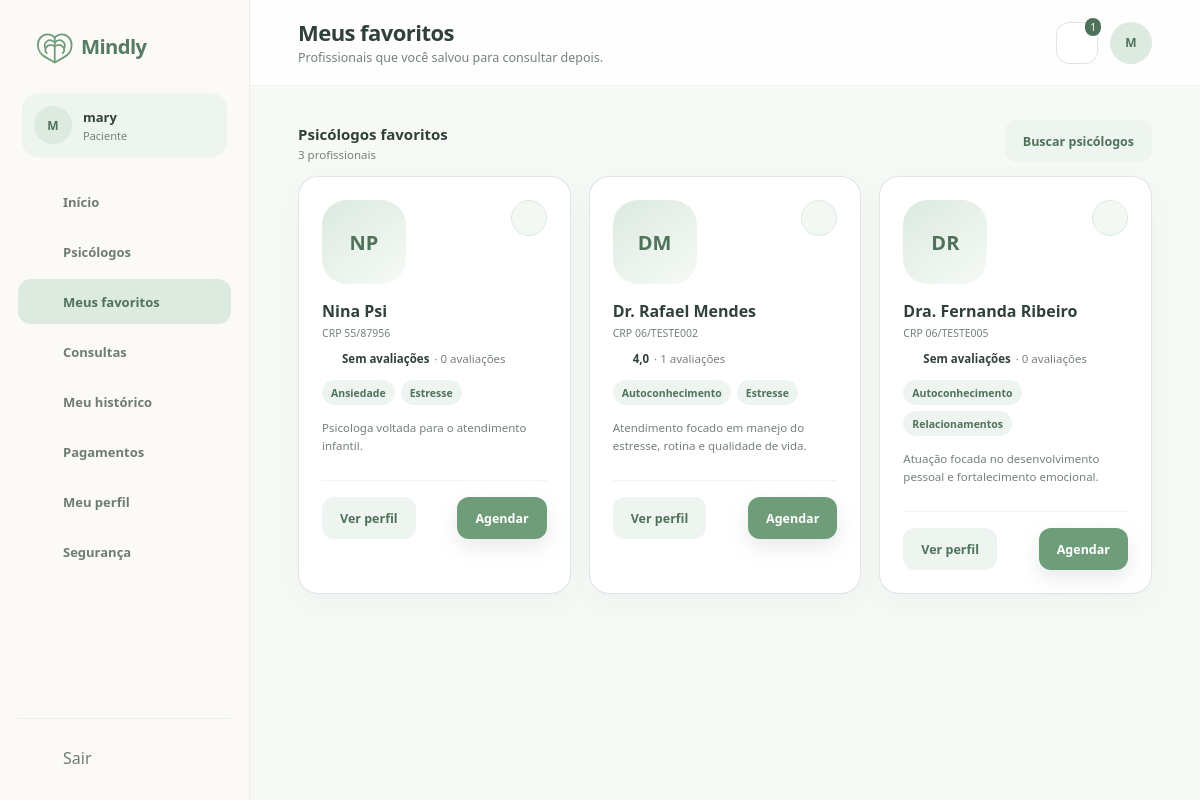
Screenshot of /view/meusFavoritos.php (signed in) with the database file from the repository.
### tables this page shows
CREATE TABLE `usuarios` (
  `id` bigint(20) UNSIGNED NOT NULL,
  `nome` varchar(150) NOT NULL,
  `email` varchar(190) NOT NULL,
  `senha_hash` varchar(255) NOT NULL,
  `papel` enum('paciente','psicologo','admin') NOT NULL,
  `telefone` varchar(20) DEFAULT NULL,
  `avatar_url` varchar(500) DEFAULT NULL,
  `status` enum('pendente','ativo','suspenso','inativo') NOT NULL DEFAULT 'ativo',
  `email_verificado_em` datetime DEFAULT NULL,
  `ultimo_acesso_em` datetime DEFAULT NULL,
  `criado_em` timestamp NOT NULL DEFAULT current_timestamp(),
  `atualizado_em` timestamp NOT NULL DEFAULT current_timestamp() ON UPDATE current_timestamp()
);

CREATE TABLE `psicologos` (
  `usuario_id` bigint(20) UNSIGNED NOT NULL,
  `crp` varchar(24) NOT NULL,
  `nome_profissional` varchar(150) DEFAULT NULL,
  `area_atuacao` varchar(150) DEFAULT NULL,
  `biografia` text DEFAULT NULL,
  `abordagem` text DEFAULT NULL,
  `valor_consulta` decimal(10,2) NOT NULL DEFAULT 0.00,
  `duracao_padrao_minutos` smallint(5) UNSIGNED NOT NULL DEFAULT 50,
  `status_verificacao` enum('pendente','aprovado','rejeitado') NOT NULL DEFAULT 'pendente',
  `verificado_em` datetime DEFAULT NULL,
  `criado_em` timestamp NOT NULL DEFAULT current_timestamp(),
  `atualizado_em` timestamp NOT NULL DEFAULT current_timestamp() ON UPDATE current_timestamp()
);

### model/Database.php (called while the page is built, shortened)
<?php
function config(): array
{
    static $config;
    if ($config === null) {
        $config = require __DIR__ . '/../config.example.php';
        $local = __DIR__ . '/../config/local.php';
        if (is_file($local))
            $config = array_replace($config, require $local);
    }
    return $config;
}
function db(): PDO
{
    static $pdo;
    if (!$pdo) {
        $c = config();
        $pdo = new PDO("mysql:host={$c['db_host']};port={$c['db_port']};dbname=mindly;charset=utf8mb4", $c['db_user'], $c['db_password'], [PDO::ATTR_ERRMODE => PDO::ERRMODE_EXCEPTION, PDO::ATTR_DEFAULT_FETCH_MODE => PDO::FETCH_ASSOC, PDO::ATTR_EMULATE_PREPARES => false]);
        $pdo->exec("SET time_zone = '+00:00'");
    }
    return $pdo;
}
function query(string $sql, array $params = []): PDOStatement
{
    $stmt = db()->prepare($sql);
    $stmt->execute($params);
    return $stmt;
}
function accountById($id)
{
    return query('SELECT u.*, p.status_verificacao FROM usuarios u LEFT JOIN psicologos p ON p.usuario_id=u.id WHERE u.id=?', [$id])->fetch();
}

### controller/Auth.php (called while the page is built, shortened)
<?php
require_once __DIR__ . '/../model/Database.php';
function e($value): string
{
    return htmlspecialchars((string) $value, ENT_QUOTES | ENT_SUBSTITUTE, 'UTF-8');
}
function accountProblem(array $user): ?string
{
    return null;
}
function requireRole(string $role): array
{
    try {
        $user = accountById($_SESSION['user_id']);
    } catch (Throwable $ex) {
        http_response_code(503);
        exit('Serviço temporariamente indisponível.');
    }
    return $user;
}

### controller/DadosController.php (called while the page is built, shortened)
<?php
require_once __DIR__ . '/../model/MindlyData.php';
function requestText(string $key): string
{
    return isset($_GET[$key]) && is_string($_GET[$key]) ? mb_substr(trim($_GET[$key]), 0, 190) : '';
}
function pageData(string $page, array $user): array
{
    $model = new MindlyData($user);
    $d = ['notificacoes' => $model->notifications(), 'consulta' => null, 'profissional' => null, 'horarios' => [], 'busca' => requestText('q')];
    switch ($page) {
        case 'meusFavoritos.php':
            $d['profissionais'] = $model->favorites();
            break;
    }
    $d['anterior'] = $_SESSION['operacao_anterior'] ?? [];
    return $d;
}
function loadPageData(string $page, array $user): array
{
    try {
        return pageData($page, $user);
    } catch (Throwable $error) {
        error_log('Mindly: falha ao consultar dados da página (' . get_class($error) . ').');
        http_response_code(503);
        exit('Não foi possível carregar os dados. Tente novamente mais tarde.');
    }
}

### model/MindlyData.php (called while the page is built, shortened)
<?php
require_once __DIR__ . '/Database.php';
final class MindlyData
{
    private int $id;
    public function __construct(array $user)
    {
        $this->id = (int) $user['id'];
        $this->role = $user['papel'];
    }
    private function professionalSelect(): string
    {
        return "SELECT p.usuario_id,u.avatar_url,p.crp,p.area_atuacao,p.biografia,p.abordagem,p.valor_consulta,p.duracao_padrao_minutos,p.status_verificacao,
            COALESCE(NULLIF(p.nome_profissional,''),u.nome) nome_profissional,
            (SELECT GROUP_CONCAT(e.nome ORDER BY e.nome SEPARATOR ', ') FROM psicologo_especialidades pe JOIN especialidades e ON e.id=pe.especialidade_id WHERE pe.psicologo_id=p.usuario_id) especialidades,
            (SELECT AVG(a.nota) FROM avaliacoes a JOIN consultas ac ON ac.id=a.consulta_id AND ac.psicologo_id=a.psicologo_id AND ac.paciente_id=a.paciente_id WHERE a.psicologo_id=p.usuario_id AND a.publicada=1 AND ac.status='concluida') nota,
            (SELECT COUNT(*) FROM avaliacoes a JOIN consultas ac ON ac.id=a.consulta_id AND ac.psicologo_id=a.psicologo_id AND ac.paciente_id=a.paciente_id WHERE a.psicologo_id=p.usuario_id AND a.publicada=1 AND ac.status='concluida') avaliacoes,
            (SELECT COUNT(*) FROM consultas pc WHERE pc.psicologo_id=p.usuario_id AND pc.status='concluida') atendimentos
            FROM psicologos p JOIN usuarios u ON u.id=p.usuario_id";
    }
    public function favorites(): array
    {
        return query($this->professionalSelect() . " JOIN favoritos f ON f.psicologo_id=p.usuario_id WHERE f.paciente_id=? AND p.status_verificacao='aprovado' AND u.status='ativo' ORDER BY f.criado_em DESC,p.usuario_id", [$this->id])->fetchAll();
    }
    public function notifications(): array
    {
        return query('SELECT id,titulo,mensagem,criado_em FROM notificacoes WHERE usuario_id=? AND lida_em IS NULL ORDER BY criado_em DESC,id DESC', [$this->id])->fetchAll();
    }
}

### view/meusFavoritos.php (the view, shortened to what this page needs)
<?php require_once __DIR__ . '/../controller/Auth.php'; $currentUser = requireRole('paciente'); ?>
<?php require_once __DIR__ . '/../controller/DadosController.php'; $d = loadPageData(basename(__FILE__), $currentUser); require_once __DIR__ . '/componentes/componentes.php'; require_once __DIR__ . '/componentes/dados.php'; ?>
<!DOCTYPE html><html lang="pt-BR"><head><link rel="stylesheet" href="../css/componentes.css"><link rel="stylesheet" href="../css/buscarPsicologos.css"></head><body>
<?php abrirLayout('paciente','favoritos','Meus favoritos','Profissionais que você salvou para consultar depois.',$currentUser['nome']); ?>
<div class="resultado-topo"><div><strong>Psicólogos favoritos</strong><span><?= count($d['profissionais']) ?> profissionais</span></div><a class="botao botao-suave" href="buscarPsicologos.php">Buscar psicólogos</a></div>
<div class="grade-profissionais"><?php foreach ($d['profissionais'] as $p): ?><article class="cartao profissional"><div class="topo-prof"><?php avatar($p,'avatar-foto grande'); ?><form method="post" action="../processamento/paciente.php" class="favorito-form"><?= csrfField() ?><input type="hidden" name="acao" value="desfavoritar"><input type="hidden" name="psicologo_id" value="<?= (int)$p['usuario_id'] ?>"><button class="favorito ativo" aria-label="Remover dos favoritos" title="Remover dos favoritos"><?= icon('heart') ?></button></form></div><h2><?= e($p['nome_profissional']) ?></h2><p class="crp">CRP <?= e($p['crp']) ?></p><div class="avaliacao"><?= icon('star') ?><strong><?= rating($p) ?></strong><span>· <?= (int)$p['avaliacoes'] ?> avaliações</span></div><div class="tags"><?php professionalTags($p); ?></div><p class="descricao"><?= e($p['biografia'] ? mb_strimwidth($p['biografia'],0,160,'…') : 'Biografia ainda não informada.') ?></p><div class="rodape-prof"><a class="botao botao-suave" href="<?= e(publicLink('perfilPsicologo.php',$p['usuario_id'])) ?>">Ver perfil</a><a class="botao botao-principal" href="<?= e(publicLink('agendarConsulta.php',$p['usuario_id'])) ?>">Agendar</a></div></article><?php endforeach; if (!$d['profissionais']): ?><article class="cartao profissional"><?php emptyState('Você ainda não adicionou psicólogos aos favoritos.'); ?><a class="botao botao-principal" href="buscarPsicologos.php">Encontrar psicólogo</a></article><?php endif; ?></div>
<?php fecharLayout(); ?></body></html>

### view/componentes/componentes.php (shortened to what this page needs)
<?php
function icon($name, $class = '')
{
    $svg = $icons[$name] ?? $icons['home'];
    return '<svg class="icone ' . $class . '" viewBox="0 0 24 24" aria-hidden="true">' . $svg . '</svg>';
}
function navItems($perfil)
{
    if ($perfil === 'paciente')
        return [
            ['dashboardPaciente.php', 'home', 'Início', 'inicio'],
            ['buscarPsicologos.php', 'search', 'Psicólogos', 'psicologos'],
            ['meusFavoritos.php', 'heart', 'Meus favoritos', 'favoritos'],
            ['minhasConsultas.php', 'calendar', 'Consultas', 'consultas'],
            ['prontuarioPaciente.php', 'file', 'Meu histórico', 'historico'],
            ['pagamentosPaciente.php', 'wallet', 'Pagamentos', 'pagamentos'],
            ['perfilPaciente.php', 'user', 'Meu perfil', 'perfil'],
            ['alterarSenha.php', 'lock', 'Segurança', 'seguranca'],
        ];
    return [
        ['dashboardAdmin.php', 'home', 'Visão geral', 'inicio'],
        ['usuariosAdmin.php', 'users', 'Usuários', 'usuarios'],
        ['atendimentosAdmin.php', 'video', 'Atendimentos', 'atendimentos'],
        ['relatoriosAdmin.php', 'chart', 'Relatórios', 'relatorios'],
    ];
}
function abrirLayout($perfil, $ativo, $titulo, $subtitulo, $nome)
{
    global $currentUser, $d;
    $nome = e($currentUser['nome']);
    $perfilLabel = $perfil === 'paciente' ? 'Paciente' : ($perfil === 'psicologo' ? 'Psicólogo(a)' : 'Administrador');
    $iniciais = e(mb_strtoupper(mb_substr($currentUser['nome'], 0, 1)));
    echo '<div class="app">';
    echo '<aside class="sidebar">';
    echo '<a class="sidebar-logo" href="home.php"><img src="../img/logo-mindly.svg" alt="Mindly"></a>';
    echo '<div class="perfil-lateral"><span class="avatar avatar-pequeno">' . $iniciais . '</span><div><strong>' . $nome . '</strong><span>' . $perfilLabel . '</span></div></div>';
    echo '<nav class="menu-lateral">';
    foreach (navItems($perfil) as $item) {
        [$href, $ico, $label, $key] = $item;
        $classe = $key === $ativo ? 'item-menu ativo' : 'item-menu';
        echo '<a class="' . $classe . '" href="' . $href . '">' . icon($ico) . '<span>' . $label . '</span></a>';
    }
    echo '</nav>';
    echo '<div class="sidebar-rodape"><form method="post" action="../processamento/auth.php">' . csrfField() . '<input type="hidden" name="acao" value="logout"><button class="item-menu" style="border:0;background:transparent;width:100%;cursor:pointer;font:inherit" type="submit">' . icon('logout') . '<span>Sair</span></button></form></div>';
    echo '</aside>';
    echo '<main class="area-app">';
    echo '<header class="topbar"><div class="titulo-topbar"><h1>' . $titulo . '</h1><p>' . $subtitulo . '</p></div><div class="acoes-topbar"><details class="notificacoes"><summary class="botao-icone" aria-label="Notificações">' . icon('bell');
    if (!empty($d['notificacoes']))
        echo '<span class="contador-notificacoes">' . count($d['notificacoes']) . '</span>';
    echo '</summary><div class="painel-notificacoes"><h2>Notificações</h2>';
    echo '</div></details><span class="avatar">' . $iniciais . '</span></div></header>';
    echo '<section class="conteudo-app">';
}
function fecharLayout()
{
    echo '</section></main></div>';
}
?>

### view/componentes/dados.php (shortened to what this page needs)
<?php
function initials(string $name): string
{
    $parts = preg_split('/\s+/u', trim($name));
    return mb_strtoupper(mb_substr($parts[0] ?? '', 0, 1) . (count($parts) > 1 ? mb_substr(end($parts), 0, 1) : ''));
}
function rating(array $p): string
{
    return $p['nota'] === null ? 'Sem avaliações' : number_format((float) $p['nota'], 1, ',', '.');
}
function publicLink(string $page, $id, string $key = 'psicologo_id'): string
{
    return $page . '?' . $key . '=' . rawurlencode((string) $id);
}
function professionalTags(array $p): void
{
    foreach (explode(', ', $p['especialidades'] ?? '') as $tag)
        if ($tag !== '')
            echo '<span class="tag">' . e($tag) . '</span>';
}
function avatar(array $user, string $class = 'avatar-foto'): void
{
    $name = $user['nome_profissional'] ?? $user['nome'] ?? '';
    if (!empty($user['avatar_url']) && preg_match('/^[a-f0-9]{48}\.(jpg|png|webp)$/D', $user['avatar_url'])) {
        echo '<img class="' . e($class) . ' foto-real" src="../processamento/avatar.php?id=' . (int) ($user['usuario_id'] ?? $user['id']) . '" alt="Foto de ' . e($name) . '">';
    } else
        echo '<span class="' . e($class) . '">' . e(initials($name)) . '</span>';
}

### css/buscarPsicologos.css (style rules this page uses)
.resultado-topo { display:flex;align-items:end;justify-content:space-between;gap:20px;margin-bottom:14px }
.resultado-topo div { display:flex;flex-direction:column }
.resultado-topo strong { font-size:15px }
.resultado-topo span { margin-top:3px;color:var(--texto-suave);font-size:11.5px }
.grade-profissionais { display:grid;grid-template-columns:repeat(3,minmax(0,1fr));gap:18px }
.profissional { padding:23px }
.topo-prof { display:flex;justify-content:space-between }
.favorito { width:36px;height:36px;border-radius:50%;border:1px solid var(--borda);background:white;color:var(--verde-medio);display:grid;place-items:center }
.favorito .icone { width:18px }
.profissional h2 { margin-top:16px;font-size:16px }
.crp { margin-top:4px;color:var(--texto-suave);font-size:10.5px }
.avaliacao { margin-top:11px;display:flex;align-items:center;gap:5px;font-size:11.5px }
.avaliacao .icone { width:15px;height:15px;fill:#e5bf70;stroke:#e5bf70 }
.avaliacao span { color:var(--texto-suave) }
.tags { margin-top:14px;display:flex;gap:6px;flex-wrap:wrap }
.descricao { min-height:42px;margin-top:14px;color:var(--texto-suave);font-size:11.5px;line-height:1.6 }
.rodape-prof { margin-top:19px;padding-top:16px;border-top:1px solid rgba(111,157,122,.1);display:flex;align-items:center;justify-content:space-between;gap:12px }
.favorito-form { margin:0 }
.favorito { cursor:pointer }
.favorito:hover,.favorito.ativo { background:var(--verde-nevoa);color:var(--verde-profundo);border-color:var(--verde-claro) }
.favorito.ativo .icone { fill:currentColor }

### rows the page displays
usuarios: nome "M", nome "mary"
psicologos: name "NP", nome_profissional "Nina Psi", crp "55/87956", p "Sem avaliações", avaliacoes "0", tag "Ansiedade", tag "Estresse", biografia "Psicologa voltada para o atendimento infantil."
psicologos: name "DM", nome_profissional "Dr. Rafael Mendes", crp "06/TESTE002", p "4,0", avaliacoes "1", tag "Autoconhecimento", tag "Estresse", biografia "Atendimento focado em manejo do estresse, rotina e qualidade de vida."
psicologos: name "DR", nome_profissional "Dra. Fernanda Ribeiro", crp "06/TESTE005", p "Sem avaliações", avaliacoes "0", tag "Autoconhecimento", tag "Relacionamentos", biografia "Atuação focada no desenvolvimento pessoal e fortalecimento emocional."

### other values shown
$perfilLabel "Paciente"
$label "Início"
$label "Psicólogos"
$label "Meus favoritos"
$label "Consultas"
$label "Meu histórico"
$label "Pagamentos"
$label "Meu perfil"
$label "Segurança"
$titulo "Meus favoritos"
$subtitulo "Profissionais que você salvou para consultar depois."
count($d['notificacoes']) "1"
count($d['profissionais']) "3"
